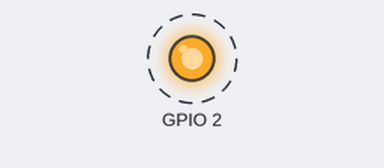
Recording of a program running on a simulated Raspberry Pi (BCM pin numbers). Shown: output pins drawn as LEDs (lit = HIGH). Dashed ring = blinking. What the program prints to the terminal is not drawn.

Above: at 0.2 s.
Timing chart, 0 to 3.0 s (numbered marks = the images above):
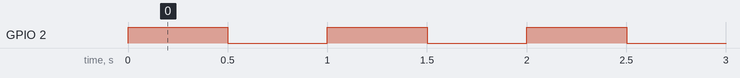

The program:

ledblink.py
```python
import RPi.GPIO as GPIO
import time

GPIO.setmode(GPIO.BCM)
GPIO.setwarnings(False)
GPIO.setup(2,GPIO.OUT)

while True:
	print "LED on"
	GPIO.output(2,GPIO.HIGH)
	time.sleep(0.5)
	print "LED off"
	GPIO.output(2,GPIO.LOW)
	time.sleep(0.5)
```

Measured:
- by itself, GPIO 2: alternates HIGH for 0.50 s and LOW for 0.50 s
